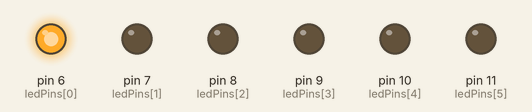
The sketch below on a simulated Arduino Uno, built with avr-gcc and run on an emulated ATmega328P. Shown: output pins drawn as LEDs (lit = HIGH).

Above: at 0.12 s.
At 0.87 s:
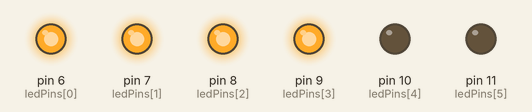
At 1.5 s:
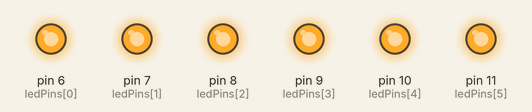
At 3.12 s:
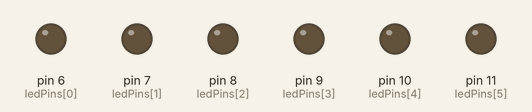
At 4.37 s:
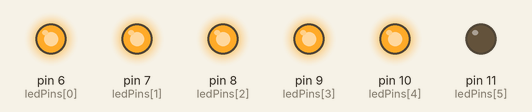
At 7.12 s:
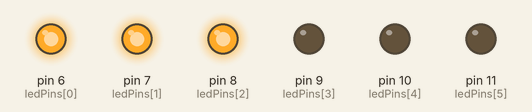
Timing chart, 0 to 7.5 s (numbered marks = the images above):
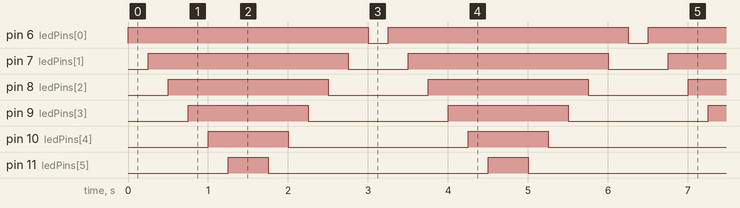

The sketch:

LED_Array_Lighting.ino
```cpp
int ledPins[]={6, 7, 8, 9, 10, 11};
void setup() {
  for(int i=0; i<6; i++){
    pinMode(ledPins[i], OUTPUT);
  }
}
void loop() {
  for(int ii=0; ii<6; ii++){
    digitalWrite(ledPins[ii], HIGH);
    delay(250);
  }
  for(int ii=6; ii>=0; ii--){
    digitalWrite(ledPins[ii], LOW);
    delay(250);
  }
}
```

Measured:
- by itself, pin 6 (ledPins[0]): alternates HIGH for 3.0 s and LOW for 0.25 s
- by itself, pin 7 (ledPins[1]): alternates HIGH for 2.5 s and LOW for 0.75 s
- by itself, pin 8 (ledPins[2]): alternates HIGH for 2.0 s and LOW for 1.3 s
- by itself, pin 9 (ledPins[3]): alternates HIGH for 1.5 s and LOW for 1.8 s
- by itself, pin 10 (ledPins[4]): alternates HIGH for 1.0 s and LOW for 2.3 s
- by itself, pin 11 (ledPins[5]): alternates HIGH for 0.50 s and LOW for 2.8 s
